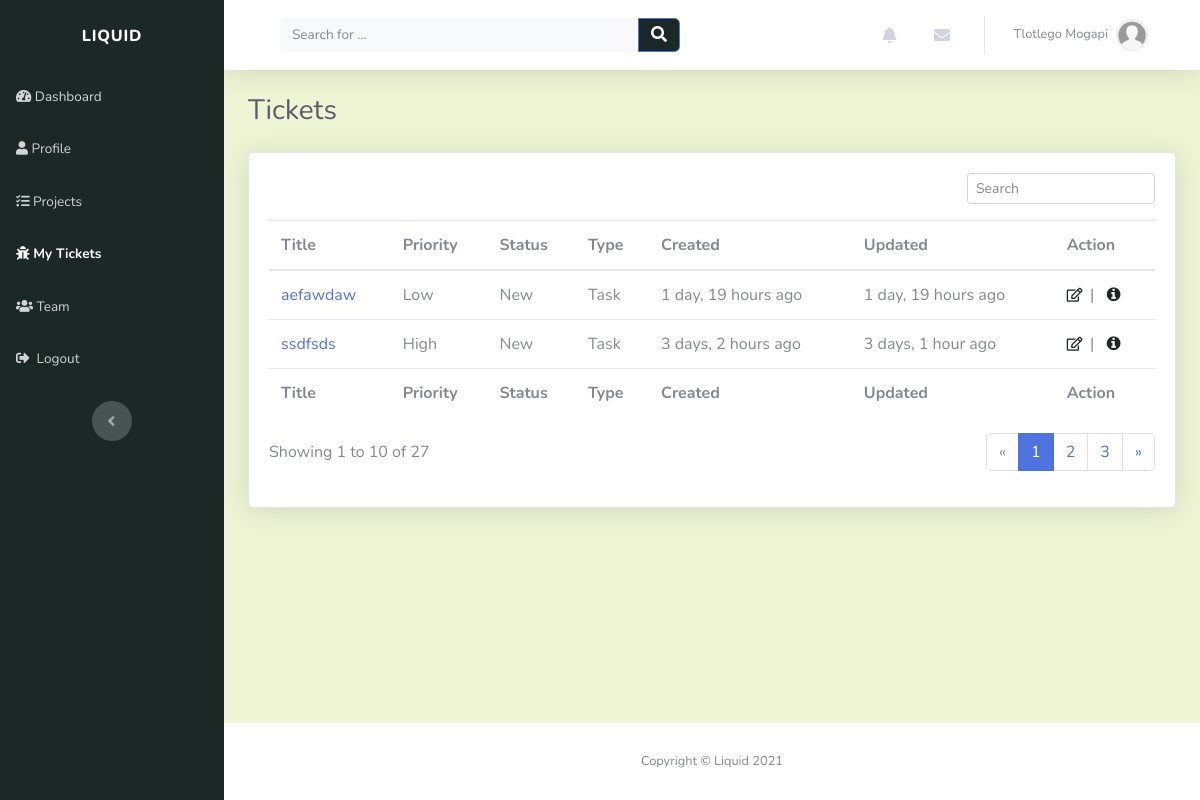
Before: /tickets/ (signed in) with the older database file.
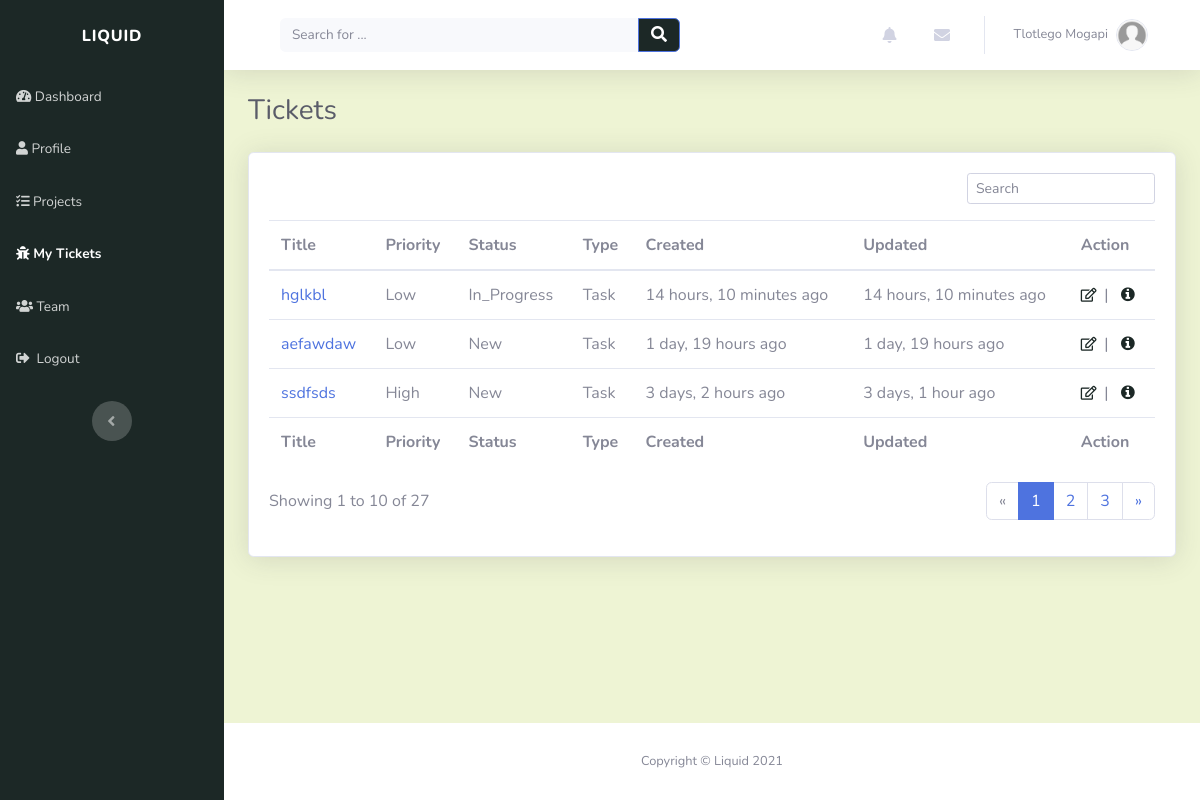
After: the same page with the newer database file.
### tickets/models.py (models this page shows, shortened)
class Ticket(models.Model):
    TICKET_PRIORITY = (
        ('LOW', 'Low'),
        ('MEDIUM', 'Medium'),
        ('HIGH', 'High'),
    )
    TICKET_STATUS = (
        ('NEW', 'New'),
        ('IN_PROGRESS', 'In Progress'),
        ('RESOLVED', 'Resolved'),
    )
    TICKET_TYPE = (
        ('TASK', 'Task'),
        ('BUG', 'Bug'),
        ('CHANGE', 'Change'),
        ('FEATURE', 'Feature request')
    )
    title = models.CharField(max_length=50)
    description = models.CharField(max_length=200)
    created_by = models.ForeignKey(Profile, on_delete=models.CASCADE)
    project = models.ForeignKey(Project, related_name="tickets", on_delete=models.CASCADE)
    created_on = models.DateTimeField(verbose_name="created_on", auto_now_add=True)
    updated = models.DateTimeField(verbose_name="date updated", auto_now=True)
    priority = models.CharField(max_length=12, choices=TICKET_PRIORITY, default='LOW')
    status = models.CharField(max_length=12, choices=TICKET_STATUS, default='NEW')
    class_type = models.CharField(max_length=12, choices=TICKET_TYPE, default='TASK')
    slug = models.SlugField(unique=True, blank=True)

### tickets/views.py (the view)
# urls.py: path('', views.tickets_view, name="tickets_page"),
@login_required(login_url='login_page')
def tickets_view(request):
    context = {}
    user = request.user
    user_profile = get_object_or_404(Profile, user=user)
    user_tickets_assignments = TicketAssignee.objects.filter(user=user_profile).order_by('-created_on')
    context['user_tickets'] = [assignment.ticket for assignment in user_tickets_assignments]
    return render(request, "tickets/tickets.html", context)

### index/custom_processors.py (called while the page is built)
def profile_processor(request):
    if request.user.is_authenticated:
        user = request.user
        user_profile = get_object_or_404(Profile, user=user)
        user_messages = DirectMessage.objects.filter(receiver=user_profile).order_by('-created_on')[:5]
        user_alerts = Alert.objects.filter(user=user_profile).order_by('-created_on')[:5]
        return {'profile': user_profile, 'direct_messages': user_messages, 'alerts': user_alerts}
    else:
        return{}

### tickets/templates/tickets/tickets.html
{% extends "index/header.html" %} {% load static %} {% block title %}Tickets{% endblock %} {% block content %}
<div class="d-sm-flex justify-content-between align-items-center mb-4">
	<h3 class="text-dark mb-0">Tickets</h3>
</div>
<div class="card shadow">
	<div class="card-body">
		<div class="row">
			<div class="col-md-12">
				<div class="text-md-right dataTables_filter" id="dataTable_filter">
					<label
						><input
							type="search"
							class="form-control form-control-sm"
							aria-controls="dataTable"
							placeholder="Search"
					/></label>
				</div>
			</div>
		</div>
		<div class="table-responsive table mt-2" id="dataTable" role="grid" aria-describedby="dataTable_info">
			<table class="table my-0" id="dataTable" aria-describedby="projects">
				<thead>
					{% include "tickets/snippets/table_header.html" %}
				</thead>
				<tbody>
					{% for ticket in user_tickets %} {% include "tickets/snippets/ticket.html" %} {%endfor%}
				</tbody>
				<tfoot>
					{% include "tickets/snippets/table_header.html" %}
				</tfoot>
			</table>
		</div>
		{% include "projects/snippets/pagination.html" %}
	</div>
</div>
{% endblock %}

### tickets/templates/tickets/snippets/ticket.html
<tr style="white-space: nowrap">
	<td><a href="{% url 'view_ticket' ticket.slug %}">{{ ticket.title | truncatechars:40 }}</a></td>
	<td>{{ ticket.priority|title }}</td>
	<td>{{ ticket.status|title }}</td>
	<td>{{ ticket.class_type|title }}</td>
	<td>{{ ticket.created_on|timesince }} ago</td>
	<td>{{ ticket.updated|timesince }} ago</td>
	<td>{% include "tickets/snippets/ticket_action.html" %}</td>
</tr>

### tickets/templates/tickets/snippets/ticket_action.html
<a role="button" href="{% url 'edit_ticket' ticket.slug %}" style="color: rgb(28, 40, 38)" title="Edit"
	><em class="far fa-edit fa-sm">&nbsp</em></a
>
|&nbsp&nbsp
<a role="button" href="{% url 'view_ticket' ticket.slug %}" style="color: rgb(28, 40, 38)" title="More information"
	><em class="fa fa-info-circle">&nbsp</em></a
>

Changed rows visible on the page:
added Ticket: title "hglkbl", priority "Low", status "In_Progress", class_type "Task", created_on "14 hours, 10 minutes", updated "14 hours, 10 minutes"
